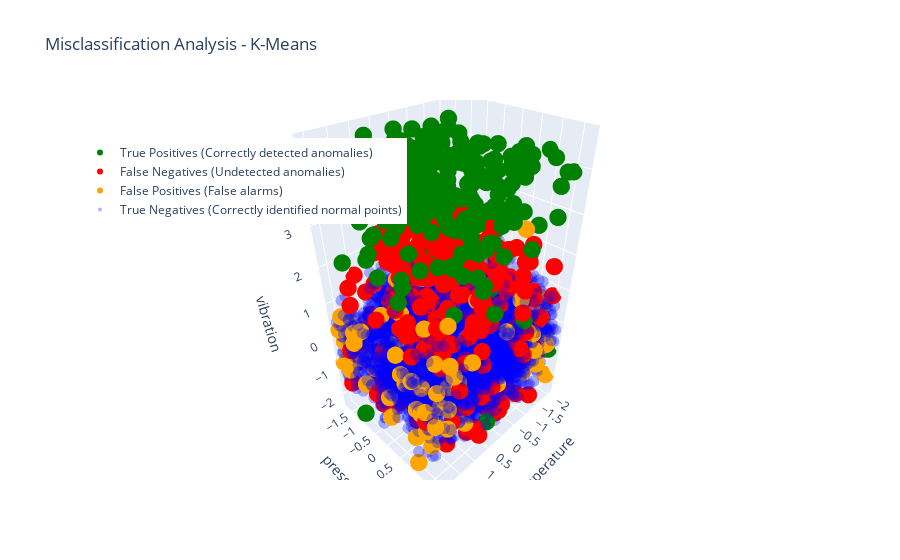
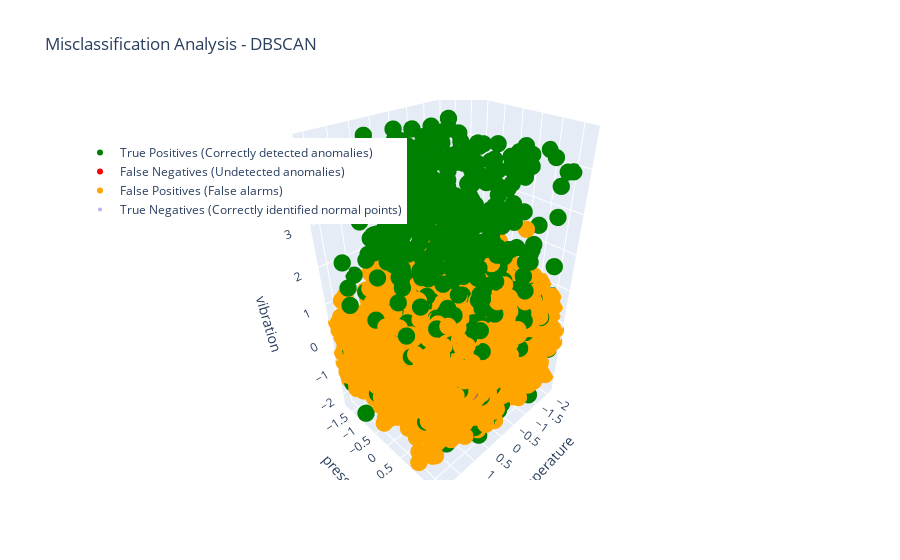
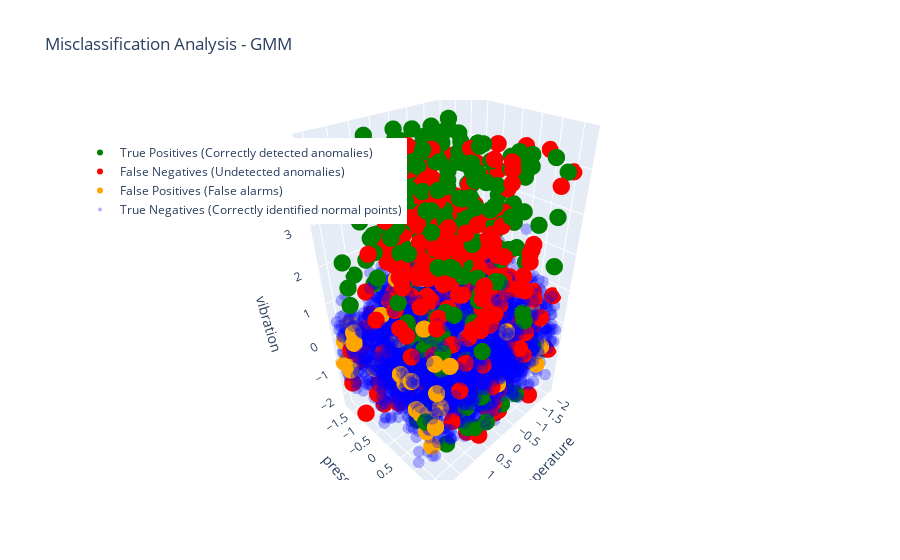

Notebook cell for these charts, in order:
### Code cell
# Create a function to visualize misclassifications
def plot_misclassifications(X, true_labels, predictions, method_name):
    fig = go.Figure()
    
    # Convert boolean masks to indices
    true_positives = np.where(np.logical_and(true_labels == 1, predictions == 1))[0]
    false_negatives = np.where(np.logical_and(true_labels == 1, predictions == 0))[0]
    false_positives = np.where(np.logical_and(true_labels == 0, predictions == 1))[0]
    true_negatives = np.where(np.logical_and(true_labels == 0, predictions == 0))[0]
    
    # Add traces for each category
    fig.add_trace(go.Scatter3d(
        x=X.iloc[true_positives, 0],
        y=X.iloc[true_positives, 1],
        z=X.iloc[true_positives, 2],
        mode='markers',
        marker=dict(size=6, color='green'),
        name='True Positives (Correctly detected anomalies)'
    ))
    
    fig.add_trace(go.Scatter3d(
        x=X.iloc[false_negatives, 0],
        y=X.iloc[false_negatives, 1],
        z=X.iloc[false_negatives, 2],
        mode='markers',
        marker=dict(size=6, color='red'),
        name='False Negatives (Undetected anomalies)'
    ))
    
    fig.add_trace(go.Scatter3d(
        x=X.iloc[false_positives, 0],
        y=X.iloc[false_positives, 1],
        z=X.iloc[false_positives, 2],
        mode='markers',
        marker=dict(size=6, color='orange'),
        name='False Positives (False alarms)'
    ))
    
    fig.add_trace(go.Scatter3d(
        x=X.iloc[true_negatives, 0],
        y=X.iloc[true_negatives, 1],
        z=X.iloc[true_negatives, 2],
        mode='markers',
        marker=dict(size=4, color='blue', opacity=0.3),
        name='True Negatives (Correctly identified normal points)'
    ))
    
    fig.update_layout(
        title=f"Misclassification Analysis - {method_name}",
        scene=dict(
            xaxis_title=X.columns[0],
            yaxis_title=X.columns[1],
            zaxis_title=X.columns[2]
        ),
        legend=dict(
            x=0,
            y=0.9
        )
    )
    
    fig.show()

# Plot misclassifications for each method
plot_misclassifications(X_scaled, true_labels, kmeans_anomalies, "K-Means")
plot_misclassifications(X_scaled, true_labels, dbscan_anomalies, "DBSCAN")
plot_misclassifications(X_scaled, true_labels, gmm_anomalies, "GMM")

# Calculate and display misclassification statistics
def print_misclassification_stats(true_labels, predictions, method_name):
    true_positives = np.sum(np.logical_and(true_labels == 1, predictions == 1))
    false_negatives = np.sum(np.logical_and(true_labels == 1, predictions == 0))
    false_positives = np.sum(np.logical_and(true_labels == 0, predictions == 1))
    true_negatives = np.sum(np.logical_and(true_labels == 0, predictions == 0))
    
    total_anomalies = np.sum(true_labels == 1)
    total_normal = np.sum(true_labels == 0)
    
    print(f"\n{method_name} Misclassification Statistics:")
    print(f"Undetected Anomalies (False Negatives): {false_negatives} out of {total_anomalies} true anomalies ({false_negatives/total_anomalies*100:.2f}%)")
    print(f"False Alarms (False Positives): {false_positives} out of {total_normal} normal points ({false_positives/total_normal*100:.2f}%)")
    print(f"Correctly Detected Anomalies (True Positives): {true_positives} out of {total_anomalies} true anomalies ({true_positives/total_anomalies*100:.2f}%)")

# Print statistics for each method
print_misclassification_stats(true_labels, kmeans_anomalies, "K-Means")
print_misclassification_stats(true_labels, dbscan_anomalies, "DBSCAN")
print_misclassification_stats(true_labels, gmm_anomalies, "GMM")

### Figure 1 — Plotly figure (JSON) as saved in the notebook; plotly's stock layout.template omitted (floating-point values rounded to 4 significant figures; data arrays with more than 128 entries replaced by an {"elided": "..."} marker saying what was removed)
{"data": [{"marker": {"color": "green", "size": 6}, "mode": "markers", "name": "True Positives (Correctly detected anomalies)", "type": "scatter3d", "x": {"elided": "255 float values"}, "y": {"elided": "255 float values"}, "z": {"elided": "255 float values"}}, {"marker": {"color": "red", "size": 6}, "mode": "markers", "name": "False Negatives (Undetected anomalies)", "type": "scatter3d", "x": {"elided": "512 float values"}, "y": {"elided": "512 float values"}, "z": {"elided": "512 float values"}}, {"marker": {"color": "orange", "size": 6}, "mode": "markers", "name": "False Positives (False alarms)", "type": "scatter3d", "x": {"elided": "129 float values"}, "y": {"elided": "129 float values"}, "z": {"elided": "129 float values"}}, {"marker": {"color": "blue", "opacity": 0.3, "size": 4}, "mode": "markers", "name": "True Negatives (Correctly identified normal points)", "type": "scatter3d", "x": {"elided": "6776 float values"}, "y": {"elided": "6776 float values"}, "z": {"elided": "6776 float values"}}], "layout": {"legend": {"x": 0, "y": 0.9}, "scene": {"xaxis": {"title": {"text": "temperature"}}, "yaxis": {"title": {"text": "pressure"}}, "zaxis": {"title": {"text": "vibration"}}}, "title": {"text": "Misclassification Analysis - K-Means"}}}

### Figure 2 — Plotly figure (JSON) as saved in the notebook; plotly's stock layout.template omitted (floating-point values rounded to 4 significant figures; data arrays with more than 128 entries replaced by an {"elided": "..."} marker saying what was removed)
{"data": [{"marker": {"color": "green", "size": 6}, "mode": "markers", "name": "True Positives (Correctly detected anomalies)", "type": "scatter3d", "x": {"elided": "764 float values"}, "y": {"elided": "764 float values"}, "z": {"elided": "764 float values"}}, {"marker": {"color": "red", "size": 6}, "mode": "markers", "name": "False Negatives (Undetected anomalies)", "type": "scatter3d", "x": [-0.8573, -0.5381, -0.9242], "y": [1.221, -1.568, 1.194], "z": [-0.5715, -0.3924, -0.6926]}, {"marker": {"color": "orange", "size": 6}, "mode": "markers", "name": "False Positives (False alarms)", "type": "scatter3d", "x": {"elided": "6332 float values"}, "y": {"elided": "6332 float values"}, "z": {"elided": "6332 float values"}}, {"marker": {"color": "blue", "opacity": 0.3, "size": 4}, "mode": "markers", "name": "True Negatives (Correctly identified normal points)", "type": "scatter3d", "x": {"elided": "573 float values"}, "y": {"elided": "573 float values"}, "z": {"elided": "573 float values"}}], "layout": {"legend": {"x": 0, "y": 0.9}, "scene": {"xaxis": {"title": {"text": "temperature"}}, "yaxis": {"title": {"text": "pressure"}}, "zaxis": {"title": {"text": "vibration"}}}, "title": {"text": "Misclassification Analysis - DBSCAN"}}}

### Figure 3 — Plotly figure (JSON) as saved in the notebook; plotly's stock layout.template omitted (floating-point values rounded to 4 significant figures; data arrays with more than 128 entries replaced by an {"elided": "..."} marker saying what was removed)
{"data": [{"marker": {"color": "green", "size": 6}, "mode": "markers", "name": "True Positives (Correctly detected anomalies)", "type": "scatter3d", "x": {"elided": "329 float values"}, "y": {"elided": "329 float values"}, "z": {"elided": "329 float values"}}, {"marker": {"color": "red", "size": 6}, "mode": "markers", "name": "False Negatives (Undetected anomalies)", "type": "scatter3d", "x": {"elided": "438 float values"}, "y": {"elided": "438 float values"}, "z": {"elided": "438 float values"}}, {"marker": {"color": "orange", "size": 6}, "mode": "markers", "name": "False Positives (False alarms)", "type": "scatter3d", "x": [2.082, -0.2487, 0.4536, 1.959, 0.5028, -2.065, 1.902, 0.7723, -0.9293, 0.3019, 0.08775, 1.684, 2.058, -2.066, 2.082, 1.64, 0.8724, 1.797, 1.774, 1.388, -1.945, 2.082, 1.243, 2.082, 2.015, -2.066, -1.744, 0.6257, -2.066, -1.478, 2.082, 0.04493, -1.739, 0.07864, 2.082, -0.6655, 1.742, 1.744, -1.476, -2.066, -2.066, -1.594, 2.082, -1.618, -2.066, 2.082, 1.639, -1.511, 0.5276, 2.034, 0.7767, 0.6811, 2.082, 1.818, -2.066], "y": [0.6025, 1.499, -1.606, 1.352, -0.000639, -0.4492, 0.4972, -1.255, 0.5174, -0.6203, -1.446, 1.371, -1.564, -0.8449, 1.638, 0.896, -0.8761, 1.356, 1.362, -1.365, 1.072, 1.197, -0.5055, -1.023, 1.428, 0.6467, 1.53, -0.368, -0.4986, 1.629, 1.353, -1.611, -0.5773, 1.615, -1.081, -1.092, 1.716, -0.875, 1.489, -1.244, -1.55, -1.033, 1.054, -1.729, -1.498, -1.451, -0.5239, 1.265, 0.9915, 0.8872, -0.6573, -0.9166, -1.72, -1.628, 0.958], "z": [0.4138, 0.7097, -1.483, -0.4741, 0.7059, 0.2116, -0.08033, 0.4369, -1.67, 1.389, -1.347, -0.3032, -0.05528, -1.075, -0.3532, 1.553, 1.513, 1.035, 0.1892, -0.1753, -0.202, -0.3216, 0.1702, 0.5596, -1.246, -1.552, -0.6637, 0.8505, 1.726, -1.036, -0.754, 1.308, 1.317, -0.6144, 0.2117, 1.235, 1.19, -0.6858, 0.3285, -0.4006, -0.2813, 0.7418, -0.3006, 1.738, 1.389, -0.9179, 1.094, 0.5302, 0.677, 0.3848, -0.7711, -0.7, -0.8236, 0.3225, -1.534]}, {"marker": {"color": "blue", "opacity": 0.3, "size": 4}, "mode": "markers", "name": "True Negatives (Correctly identified normal points)", "type": "scatter3d", "x": {"elided": "6850 float values"}, "y": {"elided": "6850 float values"}, "z": {"elided": "6850 float values"}}], "layout": {"legend": {"x": 0, "y": 0.9}, "scene": {"xaxis": {"title": {"text": "temperature"}}, "yaxis": {"title": {"text": "pressure"}}, "zaxis": {"title": {"text": "vibration"}}}, "title": {"text": "Misclassification Analysis - GMM"}}}
